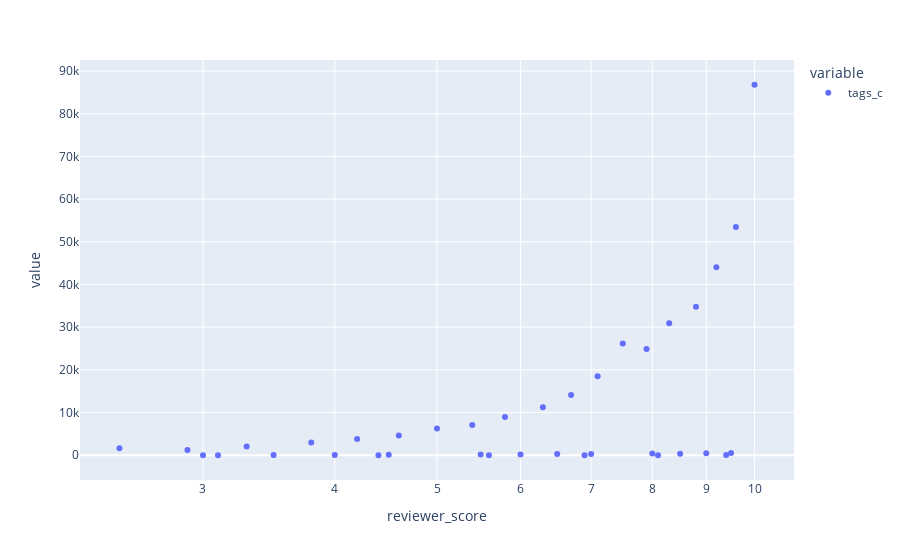

Notebook source saved alongside this figure:
### Code cell
#визуализируем полученную матрицу
px.scatter(df, log_x=True, size_max=60)

### Figure 1 — Plotly figure (JSON) as saved in the notebook; plotly's stock layout.template omitted (floating-point values rounded to 4 significant figures)
{"data": [{"hovertemplate": "variable=tags_c<br>reviewer_score=%{x}<br>value=%{y}<extra></extra>", "legendgroup": "tags_c", "marker": {"color": "#636efa", "symbol": "circle"}, "mode": "markers", "name": "tags_c", "orientation": "v", "showlegend": true, "type": "scatter", "x": [2.5, 2.9, 3, 3.1, 3.3, 3.5, 3.8, 4, 4.2, 4.4, 4.5, 4.6, 5, 5.4, 5.5, 5.6, 5.8, 6, 6.3, 6.5, 6.7, 6.9, 7, 7.1, 7.5, 7.9, 8, 8.1, 8.3, 8.5, 8.8, 9, 9.2, 9.4, 9.5, 9.6, 10], "xaxis": "x", "y": [1632, 1211, 25, 6, 2063, 61, 3017, 66, 3827, 9, 97, 4660, 6278, 7082, 161, 13, 8962, 184, 11244, 274, 14117, 23, 293, 18529, 26164, 24901, 388, 28, 30903, 379, 34795, 483, 44053, 47, 523, 53502, 86803], "yaxis": "y"}], "layout": {"legend": {"title": {"text": "variable"}, "tracegroupgap": 0}, "margin": {"t": 60}, "xaxis": {"anchor": "y", "domain": [0, 1], "title": {"text": "reviewer_score"}, "type": "log"}, "yaxis": {"anchor": "x", "domain": [0, 1], "title": {"text": "value"}}}}
